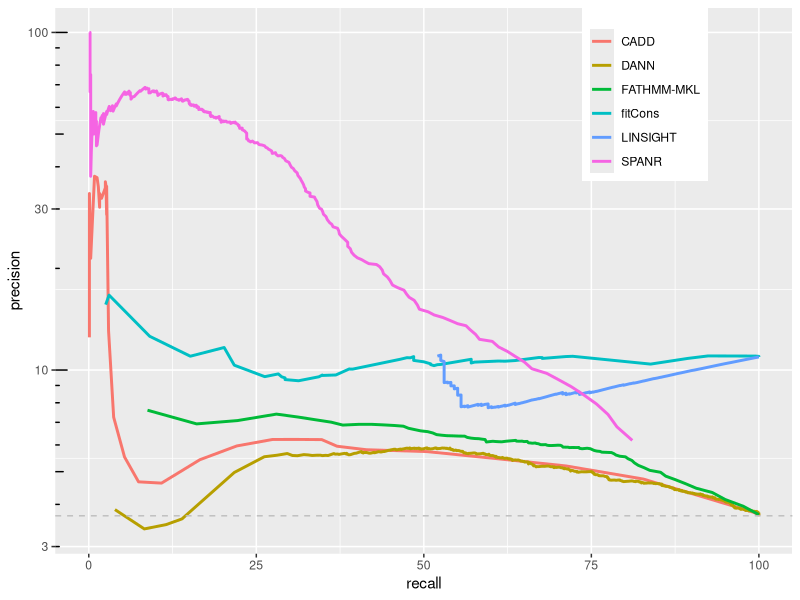
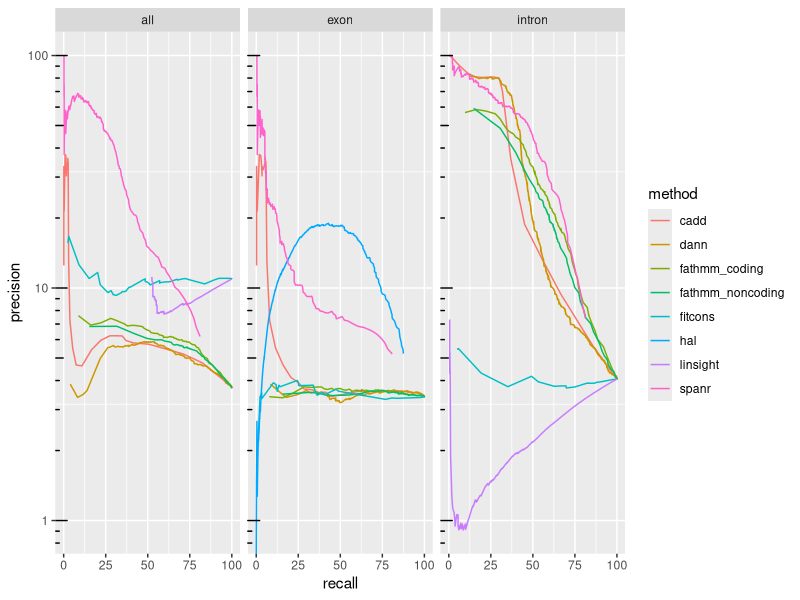
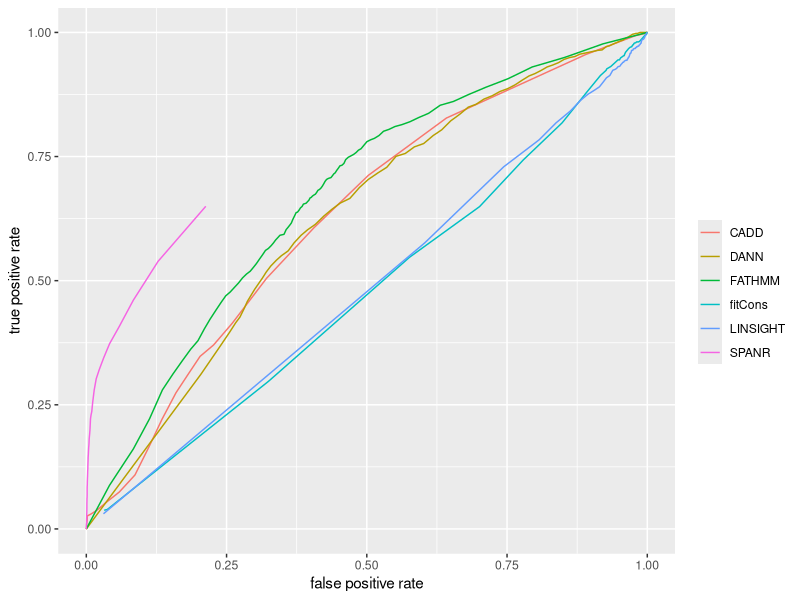
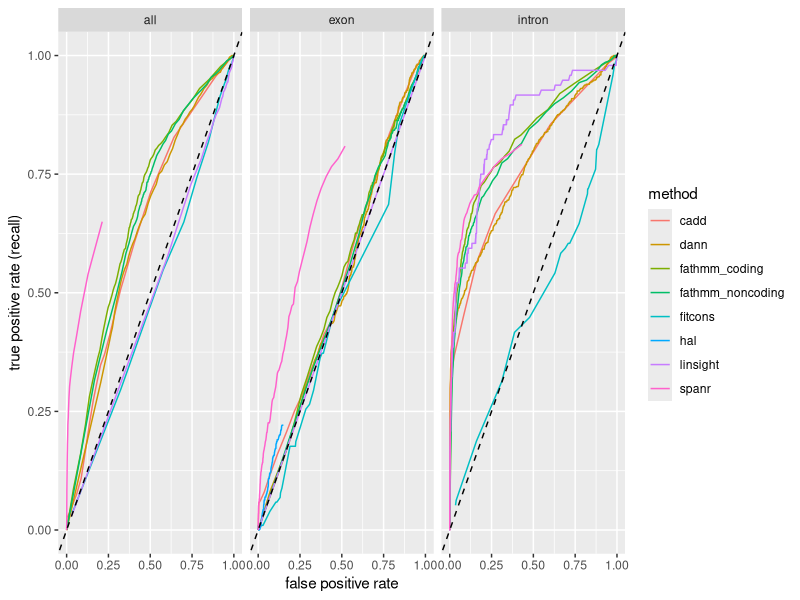
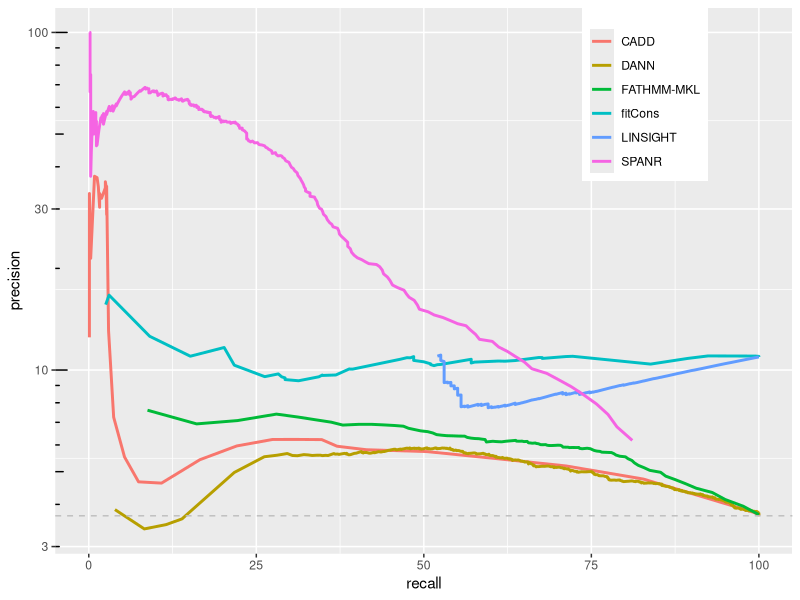

The R source for these figures, in order:
load_pkgs <- function(pkgs){
    new_pkgs <- pkgs[!(pkgs %in% installed.packages()[, 'Package'])]
    if(length(new_pkgs)) install.packages(new_pkgs)
    for(pkg in pkgs){
        suppressWarnings(suppressMessages(library(pkg, character.only = T)))
    }
}

pkgs <- c('dplyr', 'tidyr', 'ggplot2', 'cowplot', 'grid')
load_pkgs(pkgs)

options(stringsAsFactors = F, warn = -1, warnings = -1)

plot_format <- '.png'

###############################################################################
# precision-recall curves
###############################################################################
pr_curve_all <- read.table('../../processed_data/exac/exac_models_pr_curves_all.txt', 
                           sep = '\t', header = T) %>% 
    filter(method != 'hal') %>% # only scores exonic variants
    mutate(type = 'all')

pr_curve_exon <- read.table('../../processed_data/exac/exac_models_pr_curves_exon.txt', 
                            sep = '\t', header = T) %>% 
    mutate(type = 'exon')

pr_curve_intron <- read.table('../../processed_data/exac/exac_models_pr_curves_intron.txt', 
                              sep = '\t', header = T) %>% 
    mutate(type = 'intron')

pr_curve_info <- bind_rows(pr_curve_all, pr_curve_exon) %>% 
    bind_rows(pr_curve_intron)

# all variants
pr_curve_all %>% 
    filter(method != 'fathmm_noncoding') %>% # pick one FATHMM score method
    mutate(method = factor(method, labels = c('CADD', 'DANN', 'FATHMM-MKL', 'fitCons', 
                                              'LINSIGHT', 'SPANR'))) %>% 
    ggplot(aes(recall, precision)) + 
    geom_line(aes(color = method), size = 1) + 
    scale_y_log10() + annotation_logticks(sides = 'l') +
    labs(color = '') +
    theme(legend.position = c(0.80, 0.85)) +
    geom_hline(yintercept = 3.7, linetype = 'dashed', color = 'grey')

ggsave(paste0('../../figs/exac/exac_pr_curves', plot_format), 
       height = 4, width = 4, units = 'in')

# split by intron/exon
ggplot(pr_curve_info, aes(recall, precision)) + geom_line(aes(color = method)) +
    scale_y_log10() + annotation_logticks(sides = 'l') +
    facet_grid(~ type)

###############################################################################
# ROC curves
###############################################################################
roc_curve_all <- read.table('../../processed_data/exac/exac_models_roc_curves_all.txt', 
                            sep = '\t', header = T) %>% 
    filter(method != 'hal') %>% 
    mutate(type = 'all')

roc_curve_exon <- read.table('../../processed_data/exac/exac_models_roc_curves_exon.txt', 
                             sep = '\t', header = T) %>% 
    mutate(type = 'exon')

roc_curve_intron <- read.table('../../processed_data/exac/exac_models_roc_curves_intron.txt', 
                               sep = '\t', header = T) %>% 
    mutate(type = 'intron')

roc_curve_info <- bind_rows(roc_curve_all, roc_curve_exon) %>% 
    bind_rows(roc_curve_intron)


roc_curve_all %>% 
    filter(method != 'fathmm_noncoding') %>% # pick one FATHMM score method
    mutate(method = factor(method, labels = c('CADD', 'DANN', 'FATHMM', 'fitCons', 
                                              'LINSIGHT', 'SPANR'))) %>% 
    ggplot(aes(false_positive_rate, true_positive_rate)) + 
    geom_line(aes(color = method)) + 
    labs(color = '', x = 'false positive rate', y = 'true positive rate')

# split by intron/exon
ggplot(roc_curve_info, aes(false_positive_rate, true_positive_rate)) + 
    geom_line(aes(color = method)) +
    geom_abline(intercept = 0, linetype = 'dashed') +
    facet_grid(~type) +
    labs(x = 'false positive rate', y = 'true positive rate (recall)')

# ###############################################################################
# scores by annotation category
# ###############################################################################
# data_annot <- read.table('../../processed_data/exac/exac_func_annot.txt',
#                         sep = '\t', header = T)
# 
# hal <- read.table('../../processed_data/exac/exac_HAL_scores.txt',
#                    sep = '\t', header = T)
# 
# spanr <- read.table('../../processed_data/exac/exac_SPANR_scores_capped.txt',
#                     sep = '\t', header = T)
# 
# data_annot <- data_annot %>% 
#     left_join(select(hal, id, hal_dpsi = DPSI_pred), by = 'id') %>% 
#     left_join(select(spanr, id, spanr_dpsi = dpsi_spanr_capped), by = 'id')
# 
# data_annot$consequence <- factor(data_annot$consequence, 
#                                  levels = c('splice_acceptor_variant', 
#                                             'splice_donor_variant',
#                                             'stop_gained', 'missense_variant', 
#                                             'synonymous_variant', 'intron_variant'))
# 
# annot_names <- c(
#     'splice_acceptor_variant' = 'splice acceptor variant',
#     'splice_donor_variant' = 'splice donor variant',
#     'stop_gained' = 'stop gained variant',
#     'missense_variant' = 'missense variant',
#     'synonymous_variant' = 'synonymous variant',
#     'intron_variant' = 'intron variant'
# )
# 
# gg1 <- data_annot %>% 
#     filter(!is.na(consequence)) %>% 
#     ggplot(aes(v2_dpsi, noncoding_score)) + geom_point(alpha = 0.50) +
#     facet_wrap(~ consequence, labeller = as_labeller(annot_names)) +
#     labs(x = expression(paste(Delta, ' inclusion index')),
#          y = 'FATHMM non-coding score')
# 
# gg2 <- data_annot %>% 
#     filter(!is.na(consequence)) %>% 
#     ggplot(aes(v2_dpsi, coding_score)) + geom_point(alpha = 0.50) +
#     facet_wrap(~ consequence, labeller = as_labeller(annot_names)) +
#     labs(x = expression(paste(Delta, ' inclusion index')),
#          y = 'FATHMM coding score')
# 
# plot_grid(gg1, gg2, nrow = 2)
# 
# 
# gg1 <- data_annot %>% 
#     filter(!is.na(consequence)) %>% 
#     ggplot(aes(v2_dpsi, dann_score)) + geom_point(alpha = 0.50) +
#     facet_wrap(~ consequence, labeller = as_labeller(annot_names)) +
#     labs(x = expression(paste(Delta, ' inclusion index')),
#          y = 'DANN score')
# 
# gg2 <- data_annot %>% 
#     filter(!is.na(consequence)) %>% 
#     ggplot(aes(v2_dpsi, cadd_score)) + geom_point(alpha = 0.50) +
#     facet_wrap(~ consequence, labeller = as_labeller(annot_names)) +
#     labs(x = expression(paste(Delta, ' inclusion index')),
#          y = 'CADD score')
# 
# plot_grid(gg1, gg2, nrow = 2)
# 
# 
# gg1 <- data_annot %>% 
#     filter(!is.na(consequence)) %>% 
#     ggplot(aes(v2_dpsi, fitCons_score)) + geom_point(alpha = 0.50) +
#     facet_wrap(~ consequence, labeller = as_labeller(annot_names)) +
#     labs(x = expression(paste(Delta, ' inclusion index')),
#          y = 'fitCons score')
# 
# 
# gg2 <- data_annot %>% 
#     filter(!is.na(consequence)) %>% 
#     ggplot(aes(v2_dpsi, linsight_score)) + geom_point(alpha = 0.50) +
#     facet_wrap(~ consequence, labeller = as_labeller(annot_names)) +
#     labs(x = expression(paste(Delta, ' inclusion index')),
#          y = 'LINSIGHT score')
# 
# plot_grid(gg1, gg2, nrow = 2)

